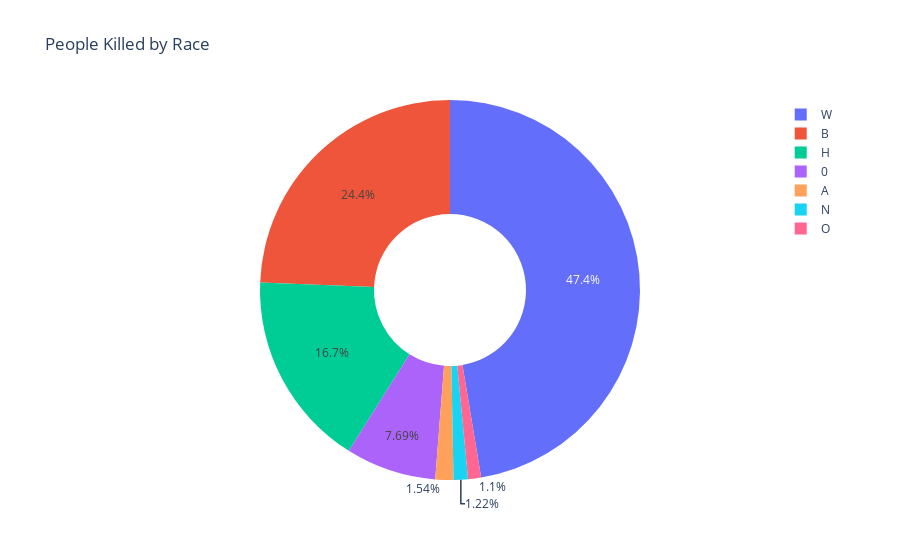

Notebook code cell kept with this figure:
### Markdown cell above
# Create Donut Chart by of People Killed by Race

Hint: Use `.value_counts()`

### Code cell
# Get the counts of each race
race_counts = df_fatalities["race"].value_counts()

# Create the donut chart
fig = px.pie(
    names=race_counts.index,
    values=race_counts.values,
    title="People Killed by Race",
    hole=0.4,
)

fig.show()

### Figure 1 — Plotly figure (JSON) as saved in the notebook; plotly's stock layout.template omitted (floating-point values rounded to 4 significant figures)
{"data": [{"domain": {"x": [0, 1], "y": [0, 1]}, "hole": 0.4, "hovertemplate": "label=%{label}<br>value=%{value}<extra></extra>", "labels": ["W", "B", "H", 0, "A", "N", "O"], "legendgroup": "", "name": "", "showlegend": true, "type": "pie", "values": [1201, 618, 423, 195, 39, 31, 28]}], "layout": {"legend": {"tracegroupgap": 0}, "title": {"text": "People Killed by Race"}}}
